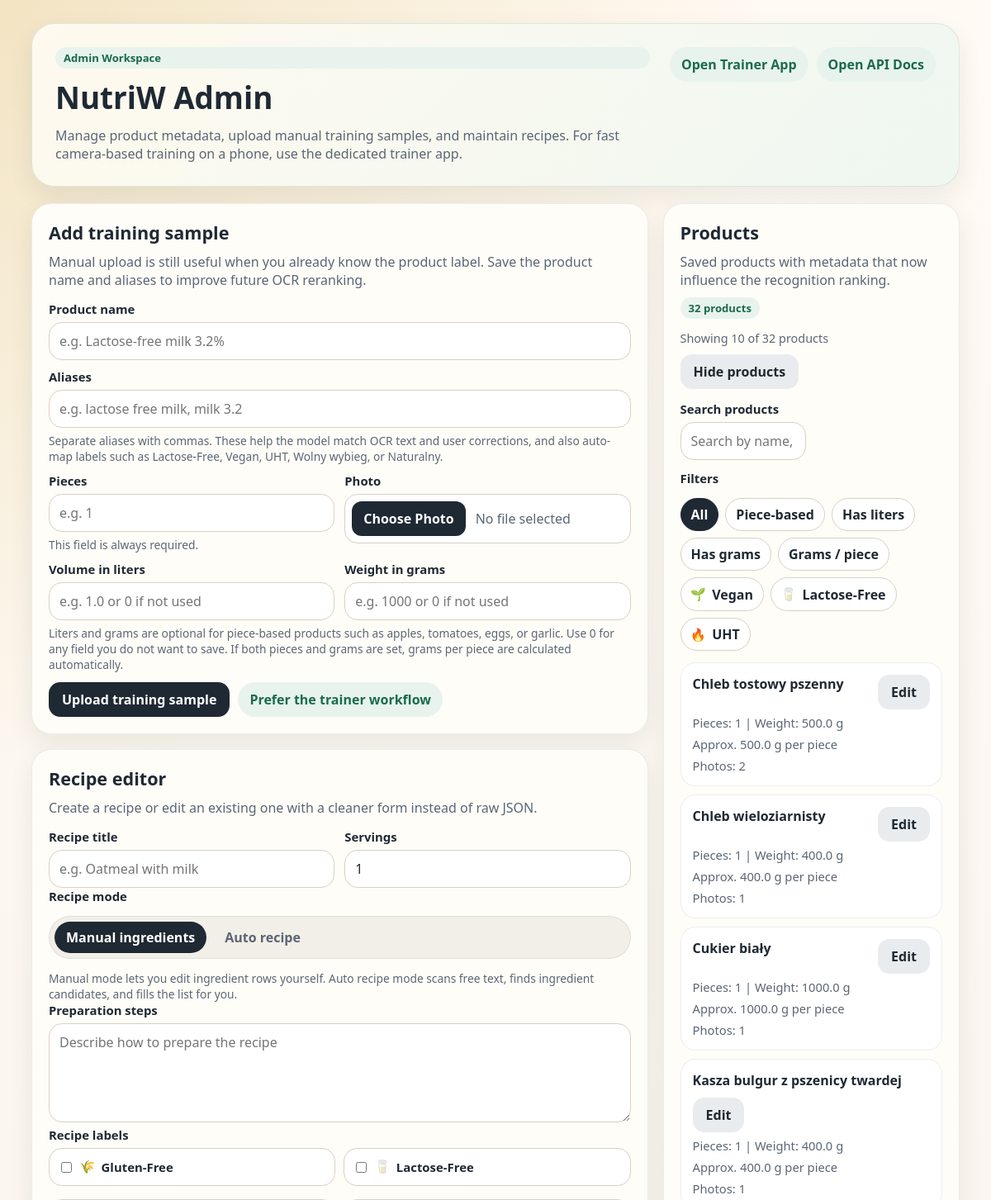
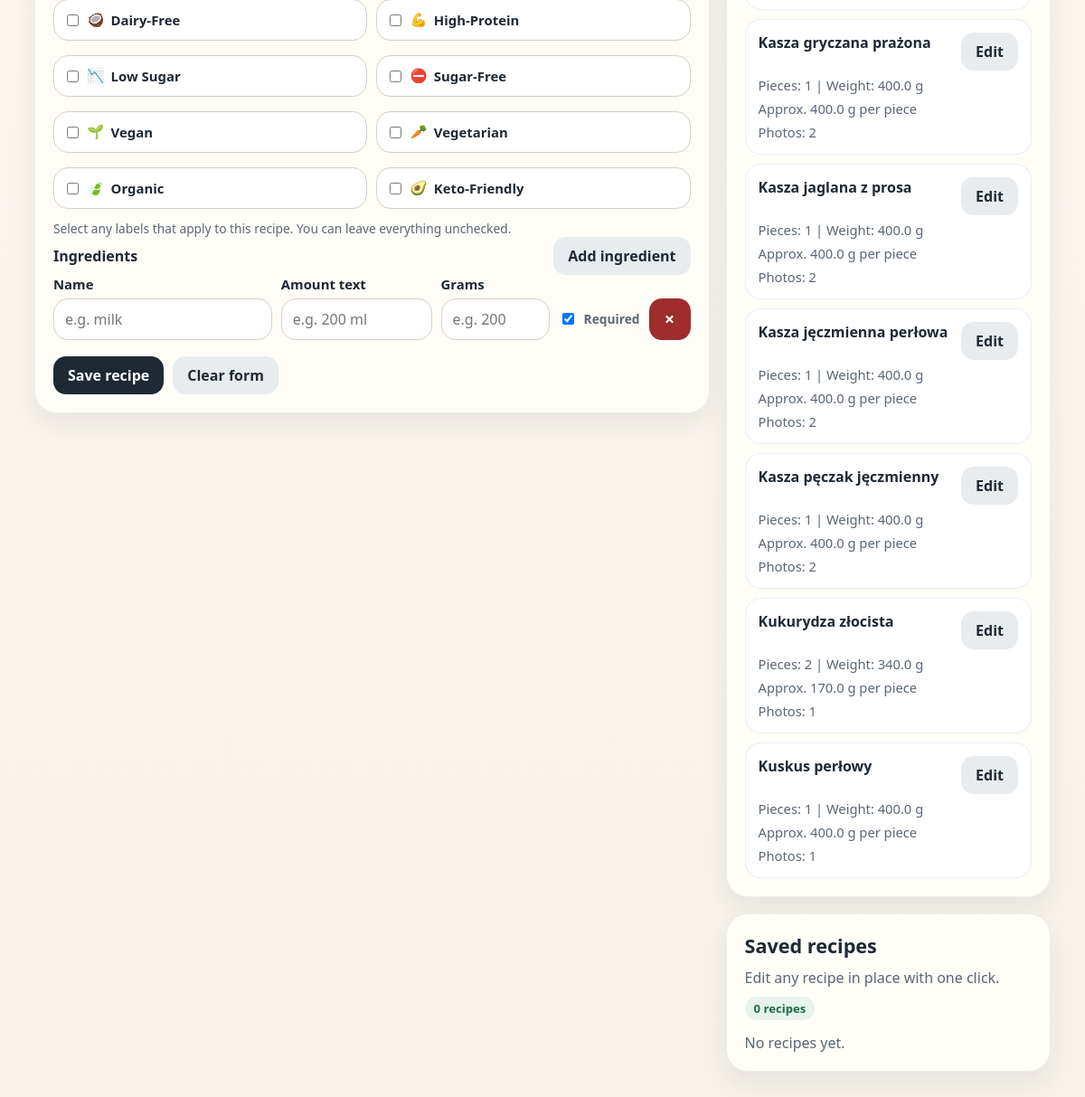
The page /admin on the database its author committed (2 pictures, top to bottom).
### tables this page shows
CREATE TABLE products (
            id INTEGER PRIMARY KEY AUTOINCREMENT,
            name TEXT NOT NULL UNIQUE,
            default_amount TEXT,
            default_weight_g REAL
        , pieces INTEGER NOT NULL DEFAULT 1, volume_l REAL, weight_g REAL, brand TEXT, aliases_json TEXT NOT NULL DEFAULT '[]', dietary_labels_json TEXT NOT NULL DEFAULT '[]');

### api/main.py (the view)
@app.get("/admin", response_class=HTMLResponse)
def admin_home():
    template = jinja.get_template("admin.html")
    return template.render(
        products=db.list_products(),
        recipes=db.list_recipes(),
        dietary_labels=available_dietary_labels(),
        dietary_label_icons=available_dietary_label_icons(),
    )

### api/templates/admin.html (shortened to what this page needs)
<!doctype html>
<html>
<head>
</head>
<body>
  <main>
    <section class="hero">
      <div class="hero-top">
        <div class="hero-copy">
          <span class="badge">Admin Workspace</span>
          <h1>NutriW Admin</h1>
          <p class="muted">Manage product metadata, upload manual training samples, and maintain recipes. For fast camera-based training on a phone, use the dedicated trainer app.</p>
        </div>
        <div class="hero-links">
          <a class="pill-link" href="/trainer">Open Trainer App</a>
          <a class="pill-link" href="/docs">Open API Docs</a>
        </div>
      </div>
    </section>
    <section class="layout">
      <div class="stack">
        <div class="card" id="training-sample-card">
          <div>
            <h2>Add training sample</h2>
            <p class="muted">Manual upload is still useful when you already know the product label. Save the product name and aliases to improve future OCR reranking.</p>
          </div>
          <form id="training-sample-form" action="/train/add" method="post" enctype="multipart/form-data">
            <div>
              <label for="product_name">Product name</label>
              <input id="product_name" name="product_name" placeholder="e.g. Lactose-free milk 3.2%" required />
            </div>
            <div style="margin-top:10px">
              <label for="aliases">Aliases</label>
              <input id="aliases" name="aliases" placeholder="e.g. lactose free milk, milk 3.2" />
              <div class="field-help">Separate aliases with commas. These help the model match OCR text and user corrections, and also auto-map labels such as Lactose-Free, Vegan, UHT, Wolny wybieg, or Naturalny.</div>
            </div>
            <div style="margin-top:10px" class="row">
              <div>
                <label for="pieces">Pieces</label>
                <input id="pieces" name="pieces" type="number" min="1" step="1" placeholder="e.g. 1" required />
                <div class="field-help">This field is always required.</div>
              </div>
              <div>
                <label for="image">Photo</label>
                <div class="file-picker">
                  <div class="file-picker-shell">
                    <span class="file-picker-button">Choose Photo</span>
                    <span id="image-file-name" class="file-name">No file selected</span>
                  </div>
                </div>
              </div>
            </div>
            <div style="margin-top:10px" class="row">
              <div>
                <label for="volume_l">Volume in liters</label>
                <input id="volume_l" name="volume_l" type="number" min="0" step="0.001" placeholder="e.g. 1.0 or 0 if not used" />
              </div>
              <div>
                <label for="weight_g">Weight in grams</label>
                <input id="weight_g" name="weight_g" type="number" min="0" step="0.1" placeholder="e.g. 1000 or 0 if not used" />
              </div>
            </div>
            <div class="field-help">Liters and grams are optional for piece-based products such as apples, tomatoes, eggs, or garlic. Use 0 for any field you do not want to save. If both pieces and grams are set, grams per piece are calculated automatically.</div>
            <div style="margin-top:12px" class="actions">
              <button type="submit">Upload training sample</button>
              <a class="pill-link" href="/trainer">Prefer the trainer workflow</a>
            </div>
          </form>
        </div>
        <div class="card" id="recipe-editor-card">
          <div>
            <h2>Recipe editor</h2>
            <p class="muted">Create a recipe or edit an existing one with a cleaner form instead of raw JSON.</p>
          </div>
          <form id="recipe-form">
            <div class="row">
              <div>
                <label for="recipe_title">Recipe title</label>
                <input id="recipe_title" type="text" placeholder="e.g. Oatmeal with milk" required />
              </div>
              <div>
                <label for="recipe_servings">Servings</label>
                <input id="recipe_servings" type="number" min="1" step="1" value="1" required />
              </div>
            </div>
            <div class="filter-section">
              <label>Recipe mode</label>
              <div class="toggle-group" id="recipe-mode-toggle">
                <button id="recipe-mode-manual" type="button" class="toggle-button is-active" data-mode="manual">Manual ingredients</button>
                <button id="recipe-mode-auto" type="button" class="toggle-button" data-mode="auto">Auto recipe</button>
              </div>
              <div class="field-help">Manual mode lets you edit ingredient rows yourself. Auto recipe mode scans free text, finds ingredient candidates, and fills the list for you.</div>
            </div>
            <div>
              <label for="recipe_steps">Preparation steps</label>
              <textarea id="recipe_steps" placeholder="Describe how to prepare the recipe"></textarea>
            </div>
            <div>
              <label>Recipe labels</label>
              <div id="recipe-label-selector" class="selector-grid"></div>
              <div class="field-help">Select any labels that apply to this recipe. You can leave everything unchecked.</div>
            </div>
            <div class="actions" style="justify-content: space-between;">
              <h3>Ingredients</h3>
              <button id="add-ingredient-button" type="button" class="secondary">Add ingredient</button>
            </div>
            <div id="ingredients-list" class="stack" style="gap: 10px;"></div>
            <div class="actions" style="margin-top: 18px;">
              <button id="save-recipe-button" type="submit">Save recipe</button>
              <button id="reset-recipe-button" type="button" class="secondary">Clear form</button>
            </div>
          </form>
        </div>
      </div>
      <div class="stack">
        <div class="card">
          <div class="actions" style="justify-content: space-between;">
            <div>
              <h2>Products</h2>
              <p class="muted">Saved products with metadata that now influence the recognition ranking.</p>
            </div>
            <span class="badge">{{ products|length }} products</span>
          </div>
          {% if products|length == 0 %}
            <p class="muted">No products yet. Add training samples first.</p>
          {% else %}
            <div class="products-summary">
              <span id="products-summary" class="inline-note">Showing 10 products</span>
              <div class="actions">
                <button id="toggle-products-button" type="button" class="secondary">Hide products</button>
              </div>
            </div>
            <div id="products-filters-panel" class="filter-toolbar">
              <div class="row">
                <div>
                  <label for="product-search">Search products</label>
                  <input id="product-search" type="text" placeholder="Search by name, alias, or badge" />
                </div>
              </div>
              <div class="filter-section">
                <label>Filters</label>
                <div id="product-type-filters" class="filter-chip-row"></div>
                <div id="product-label-filters" class="filter-chip-row"></div>
              </div>
            </div>
            <div id="products-list" class="products-list">
              {% for p in products %}
                <div class="product-card">
                  <div data-product-card-id="{{ p.id }}">
                  <div class="actions" style="justify-content: space-between; align-items: start;">
                    <strong>{{ p.name }}</strong>
                    <button
                      type="button"
                      class="secondary edit-product-button"
                      data-product-id="{{ p.id }}"
                      data-product="{{ p|tojson|forceescape }}"
                    >
                      Edit
                    </button>
                  </div>
                  <div class="meta-line">
                    Pieces: {{ p.pieces }}
                    {% if p.weight_g is not none %} | Weight: {{ p.weight_g }} g{% endif %}
                  </div>
                  {% if p.piece_based %}
                    <div class="meta-line">Type: Piece-based product</div>
                  {% elif p.grams_per_piece is not none %}
                    <div class="meta-line">Approx. {{ p.grams_per_piece }} g per piece</div>
                  {% endif %}
                  <div class="meta-line">Photos: <span class="product-photo-count" data-product-photo-count="{{ p.id }}">{{ p.sample_count }}</span></div>
                  </div>
                </div>
              {% endfor %}
            </div>
          {% endif %}
        </div>
        <div class="card">
          <div class="actions" style="justify-content: space-between;">
            <div>
              <h2>Saved recipes</h2>
              <p class="muted">Edit any recipe in place with one click.</p>
            </div>
            <span class="badge">{{ recipes|length }} recipes</span>
          </div>
          {% if recipes|length == 0 %}
            <p class="muted">No recipes yet.</p>
          {% endif %}
        </div>
      </div>
    </section>
  </main>
</body>
</html>

### api/templates/admin.html (style rules this page uses)
:root { --bg: #f7f3eb; --card: #fffdf8; --ink: #1f2933; --muted: #5b6674; --line: #d8d1c5; --accent: #1b6b4b; --accent-soft: #e8f3ee; --danger: #9f2d2d; --shadow: 0 12px 30px rgba(31, 41, 51, 0.08); }
* { box-sizing: border-box; }
body { margin: 0; font-family: "Trebuchet MS", "Segoe UI", sans-serif; color: var(--ink); background: radial-gradient(circle at top left, rgba(238, 220, 178, 0.75), transparent 32%), linear-gradient(180deg, #fffaf3 0%, var(--bg) 100%); }
main { max-width: 1160px; margin: 0 auto; padding: 28px 18px 48px; }
h1 { margin: 0; font-size: 2.3rem; }
h2 { margin: 0 0 10px; font-size: 1.35rem; }
h3 { margin: 0; font-size: 1rem; }
p { margin: 0; }
a { color: var(--accent); }
.hero { padding: 28px; border-radius: 28px; background: linear-gradient(135deg, rgba(255, 250, 240, 0.96), rgba(238, 247, 240, 0.96)); border: 1px solid rgba(27, 107, 75, 0.12); box-shadow: var(--shadow); display: grid; gap: 18px; }
.hero-top { display: flex; justify-content: space-between; gap: 16px; flex-wrap: wrap; align-items: start; }
.hero-copy { display: grid; gap: 10px; max-width: 720px; }
.muted { color: var(--muted); }
.hero-links { display: flex; gap: 10px; flex-wrap: wrap; }
.pill-link { padding: 10px 14px; border-radius: 999px; background: var(--accent-soft); color: var(--accent); text-decoration: none; font-weight: 600; }
.layout { display: grid; grid-template-columns: minmax(0, 1.35fr) minmax(300px, 0.65fr); gap: 18px; margin-top: 20px; align-items: start; }
.stack { display: grid; gap: 18px; align-content: start; }
.card { border-radius: 24px; padding: 20px; background: var(--card); border: 1px solid rgba(31, 41, 51, 0.08); box-shadow: var(--shadow); display: grid; gap: 14px; align-content: start; }
.row { display: grid; grid-template-columns: repeat(2, minmax(0, 1fr)); gap: 12px; }
label { display: block; margin-bottom: 6px; font-weight: 700; font-size: 0.93rem; }
input, textarea { width: 100%; padding: 11px 12px; border: 1px solid var(--line); border-radius: 16px; background: #fff; color: var(--ink); font: inherit; }
textarea { min-height: 120px; resize: vertical; }
.file-picker { position: relative; }
.file-picker-shell { min-height: 52px; border: 1px solid var(--line); border-radius: 16px; background: #fff; display: flex; align-items: center; gap: 12px; padding: 8px; pointer-events: none; }
.file-picker-button { display: inline-flex; align-items: center; justify-content: center; padding: 10px 14px; border-radius: 12px; background: var(--ink); color: #fff; font-weight: 700; white-space: nowrap; }
.file-name { color: var(--muted); white-space: nowrap; overflow: hidden; text-overflow: ellipsis; }
button { padding: 10px 16px; border: 0; border-radius: 14px; background: var(--ink); color: #fff; cursor: pointer; font: inherit; font-weight: 700; }
button.secondary { background: #e9ecef; color: var(--ink); }
.field-help { font-size: 0.86rem; color: var(--muted); margin-top: 6px; }
.actions { display: flex; gap: 10px; flex-wrap: wrap; align-items: center; }
.toggle-group { display: inline-flex; gap: 8px; flex-wrap: wrap; padding: 6px; border-radius: 999px; background: #f2efe8; border: 1px solid rgba(31, 41, 51, 0.08); }
.toggle-button { border: 0; background: transparent; color: var(--muted); padding: 8px 14px; border-radius: 999px; font-weight: 700; }
.toggle-button.is-active { background: var(--ink); color: #fff; }
.filter-toolbar { display: grid; gap: 12px; }
.filter-section { display: grid; gap: 8px; }
.filter-chip-row { display: flex; gap: 8px; flex-wrap: wrap; }
.products-summary { display: flex; gap: 10px; flex-wrap: wrap; align-items: center; justify-content: space-between; }
.inline-note { display: inline-flex; align-items: center; gap: 8px; color: var(--muted); font-size: 0.9rem; }
.products-list, .recipes-grid { display: grid; gap: 10px; }
.product-card, .recipe-card { border: 1px solid rgba(31, 41, 51, 0.08); border-radius: 18px; padding: 14px; background: #fff; }
.selector-grid { display: grid; grid-template-columns: repeat(2, minmax(0, 1fr)); gap: 10px; }
.meta-line { margin-top: 6px; color: var(--muted); font-size: 0.92rem; }
.badge { display: inline-flex; padding: 4px 10px; border-radius: 999px; background: var(--accent-soft); color: var(--accent); font-size: 0.82rem; font-weight: 700; }

### rows shown on the page
products: name "Chleb tostowy pszenny", pieces "1", weight_g "500.0", grams_per_piece "500.0", sample_count "2"
products: name "Chleb wieloziarnisty", pieces "1", weight_g "400.0", grams_per_piece "400.0", sample_count "1"
products: name "Cukier biały", pieces "1", weight_g "1000.0", grams_per_piece "1000.0", sample_count "1"
products: name "Kasza bulgur z pszenicy twardej", pieces "1", weight_g "400.0", grams_per_piece "400.0", sample_count "1"
products: name "Kasza gryczana prażona", pieces "1", weight_g "400.0", grams_per_piece "400.0", sample_count "2"
products: name "Kasza jaglana z prosa", pieces "1", weight_g "400.0", grams_per_piece "400.0", sample_count "2"
products: name "Kasza jęczmienna perłowa", pieces "1", weight_g "400.0", grams_per_piece "400.0", sample_count "2"
products: name "Kasza pęczak jęczmienny", pieces "1", weight_g "400.0", grams_per_piece "400.0", sample_count "2"
products: name "Kukurydza złocista", pieces "2", weight_g "340.0", grams_per_piece "170.0", sample_count "1"
products: name "Kuskus perłowy", pieces "1", weight_g "400.0", grams_per_piece "400.0", sample_count "1"

### other values the page prints
{{ products|length }} "32"
{{ recipes|length }} "0"
